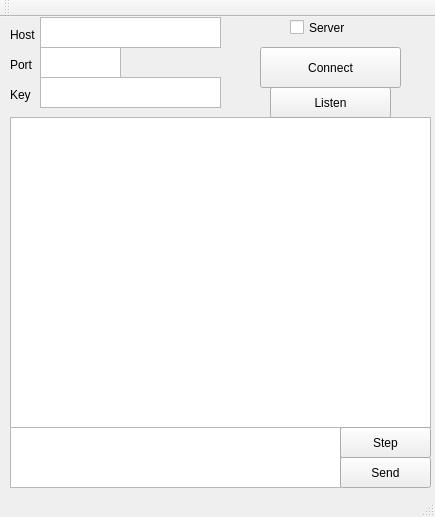
<?xml version="1.0" encoding="UTF-8"?>
<ui version="4.0">
 <class>MainWindow</class>
 <widget class="QMainWindow" name="MainWindow">
  <property name="geometry">
   <rect>
    <x>0</x>
    <y>0</y>
    <width>435</width>
    <height>517</height>
   </rect>
  </property>
  <property name="windowTitle">
   <string>MainWindow</string>
  </property>
  <widget class="QWidget" name="centralWidget">
   <widget class="QPushButton" name="pushButton_connect">
    <property name="geometry">
     <rect>
      <x>260</x>
      <y>30</y>
      <width>141</width>
      <height>41</height>
     </rect>
    </property>
    <property name="text">
     <string>Connect</string>
    </property>
   </widget>
   <widget class="QPlainTextEdit" name="plainTextEdit_host">
    <property name="geometry">
     <rect>
      <x>40</x>
      <y>0</y>
      <width>181</width>
      <height>31</height>
     </rect>
    </property>
   </widget>
   <widget class="QLabel" name="label_host">
    <property name="geometry">
     <rect>
      <x>10</x>
      <y>10</y>
      <width>31</width>
      <height>16</height>
     </rect>
    </property>
    <property name="text">
     <string>Host</string>
    </property>
   </widget>
   <widget class="QLabel" name="label_port">
    <property name="geometry">
     <rect>
      <x>10</x>
      <y>40</y>
      <width>31</width>
      <height>16</height>
     </rect>
    </property>
    <property name="text">
     <string>Port</string>
    </property>
   </widget>
   <widget class="QPlainTextEdit" name="plainTextEdit_port">
    <property name="geometry">
     <rect>
      <x>40</x>
      <y>30</y>
      <width>81</width>
      <height>31</height>
     </rect>
    </property>
   </widget>
   <widget class="QTextBrowser" name="textBrowser">
    <property name="geometry">
     <rect>
      <x>10</x>
      <y>100</y>
      <width>421</width>
      <height>311</height>
     </rect>
    </property>
   </widget>
   <widget class="QPlainTextEdit" name="plainTextEdit_message">
    <property name="geometry">
     <rect>
      <x>10</x>
      <y>410</y>
      <width>331</width>
      <height>61</height>
     </rect>
    </property>
   </widget>
   <widget class="QPushButton" name="pushButton_send">
    <property name="geometry">
     <rect>
      <x>340</x>
      <y>440</y>
      <width>91</width>
      <height>31</height>
     </rect>
    </property>
    <property name="text">
     <string>Send</string>
    </property>
   </widget>
   <widget class="QPlainTextEdit" name="plainTextEdit_key">
    <property name="geometry">
     <rect>
      <x>40</x>
      <y>60</y>
      <width>181</width>
      <height>31</height>
     </rect>
    </property>
   </widget>
   <widget class="QLabel" name="label_key">
    <property name="geometry">
     <rect>
      <x>10</x>
      <y>70</y>
      <width>31</width>
      <height>16</height>
     </rect>
    </property>
    <property name="text">
     <string>Key</string>
    </property>
   </widget>
   <widget class="QPushButton" name="pushButton_listen">
    <property name="geometry">
     <rect>
      <x>270</x>
      <y>70</y>
      <width>121</width>
      <height>31</height>
     </rect>
    </property>
    <property name="text">
     <string>Listen</string>
    </property>
   </widget>
   <widget class="QCheckBox" name="checkBox_server">
    <property name="geometry">
     <rect>
      <x>290</x>
      <y>0</y>
      <width>87</width>
      <height>21</height>
     </rect>
    </property>
    <property name="text">
     <string>Server</string>
    </property>
   </widget>
   <widget class="QPushButton" name="pushButton_step">
    <property name="geometry">
     <rect>
      <x>340</x>
      <y>410</y>
      <width>91</width>
      <height>31</height>
     </rect>
    </property>
    <property name="text">
     <string>Step</string>
    </property>
   </widget>
  </widget>
  <widget class="QMenuBar" name="menuBar">
   <property name="geometry">
    <rect>
     <x>0</x>
     <y>0</y>
     <width>435</width>
     <height>20</height>
    </rect>
   </property>
  </widget>
  <widget class="QToolBar" name="mainToolBar">
   <attribute name="toolBarArea">
    <enum>TopToolBarArea</enum>
   </attribute>
   <attribute name="toolBarBreak">
    <bool>false</bool>
   </attribute>
  </widget>
  <widget class="QStatusBar" name="statusBar"/>
 </widget>
 <layoutdefault spacing="6" margin="11"/>
 <resources/>
 <connections/>
</ui>
